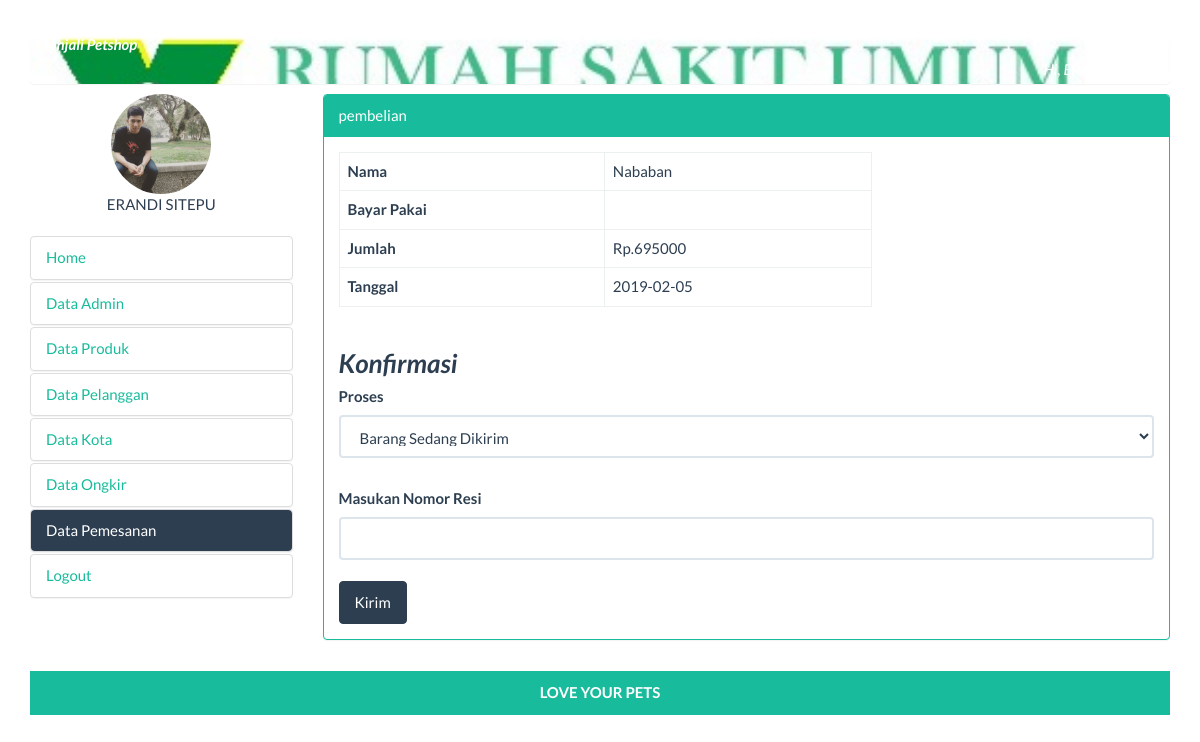
Page /views/admin/index.php?page=pembelian&op=pembayaran&id=42 (signed in) on the committed database.
### tables this page shows
CREATE TABLE `tbl_pembayaran` (
  `id_pembayaran` int(11) NOT NULL,
  `id_pembelian` int(11) NOT NULL,
  `nama` varchar(100) NOT NULL,
  `bank` varchar(100) NOT NULL,
  `jumlah` int(11) NOT NULL,
  `tanggal` date NOT NULL,
  `bukti` varchar(200) NOT NULL
);

### views/admin/index.php (the view, shortened to what this page needs)
<?php
	include "../../conf/db.php";
	$username=$_SESSION['ses_username'];
?>
<!DOCTYPE html>
<html>
	<head>
		<link href="../../assets/bootstrap/css/bootstrap.css" rel="stylesheet">
		<link href="../../assets/bootstrap/css/style.css" rel="stylesheet">
	</head>
	<body>
		<div class="container">
			<div class="top">
			<?php
			$sql = mysqli_query($koneksi,"SELECT * FROM tbl_admin WHERE username='$username'");
			while ($tampil = mysqli_fetch_assoc($sql)) {
				$foto=$tampil['foto'];
				$nama=$tampil['nama'];}
			?>
				<div class="row">
					<div class="col-sm-12">
						<div class="brand-2">
							<span class="h5"><i><b>Monjali Petshop</b></i><div style='text-align:right'><i>Hi, <?php echo $nama; ?></i></div></span>
						</div>
					</div>
				</div>
			</div>
			<div class="row">
				<div class="col-sm-3">
					<ul class="nav nav-pills nav-stacked">
					<div  style='text-align:center'><img src="../../uploads/<?php echo $foto ?>" width="100px"height="100px" class='img-circle'><?php echo '</br>',$nama,'</br>';?><br></div>
						<li class="<?php if($_GET['page']==""){echo "active";} ?>"><a href="index.php">Home</a></li>
						<li class="<?php if($_GET['page']=="admin"){echo "active";} ?>"><a href="?page=admin">Data Admin</a></li>
						<li class="<?php if($_GET['page']=="produk"){echo "active";} ?>"><a href="?page=produk"> Data Produk </a></li>
						<li class="<?php if($_GET['page']=="pelanggan"){echo "active";} ?>"><a href="?page=pelanggan">Data Pelanggan</a></li>
						<li class="<?php if($_GET['page']=="kota"){echo "active";} ?>"><a href="?page=kota">Data Kota</a></li>
						<li class="<?php if($_GET['page']=="ongkir"){echo "active";} ?>"><a href="?page=ongkir">Data Ongkir</a></li>
						<li class="<?php if($_GET['page']=="pembelian"){echo "active";} ?>"><a href="?page=pembelian">Data Pemesanan</a></li>
						<li class="<?php if($_GET['page']=="logout"){echo "active";} ?>"><a href="?page=logout">Logout</a></li>
					</ul>
				</div>
				<div class="col-sm-9">
					<div class="panel panel-success">
						<div class="panel-heading"><?php echo $_GET['page'];?></div>
						<div class="panel-body">
							<?php
								switch ($_GET['page']){
									case 'pembelian': include"pembelian/index.php"; break;
								}
							?>
						</div>
					</div>
				</div>
			</div>
				<div class="row">
				<div class="col-sm-12">
			<div class="boottom">
					<b>LOVE YOUR PETS</b>
				</div>
				</div>
			</div>
		</div>
	</body>
</html>

### views/admin/pembelian/pembayaran.php (shortened to what this page needs)
<?php
include '../koneksi.php';
$id_pembelian=$_GET['id'];
$sql = mysqli_query($koneksi,"SELECT * FROM tbl_pembayaran WHERE id_pembelian='$id_pembelian'");
			while ($tampil = mysqli_fetch_assoc($sql)) {
?>
<div class='row'>
	<div class='col-md-8'>
		<table class="table table-bordered">
			<tr>
				<td><b>Nama </b></td>
				<td><?php echo $tampil['nama']?></td>
			</tr>
			<tr>
				<td><b>Bayar Pakai </b></td><td><?php echo $tampil['metode']?></td>
			</tr>
			<tr>
				<td><b>Jumlah </b> </td><td><?php echo 'Rp.'. $tampil['jumlah']?></td>
			</tr>
			<tr>
				<td><b>Tanggal </b> </td><td><?php echo $tampil['tanggal']?></td>
			</tr>
		</table>
	</div>
		</div>
<?php }?>
<form method='POST'><h3><b><i>Konfirmasi</i></b></h3>
	<h5><b>Proses</b></h5>
		<select class="form-control" name="konf">
		<option value="Barang Sedang Dikirim">Barang Sedang Dikirim</option>
		</select><br>
		<h5><b>Masukan Nomor Resi</b></h5>
		<input type="text" name="resi" class="form-control"><br>
		<button name='kirim'  class='btn btn-primary'>Kirim</button>
		</form>

### rows in the picture
tbl_pembayaran: nama "Nababan", jumlah "695000", tanggal "2019-02-05"

### other values in the picture
$nama "ERANDI SITEPU"
$_GET['page'] "pembelian"
